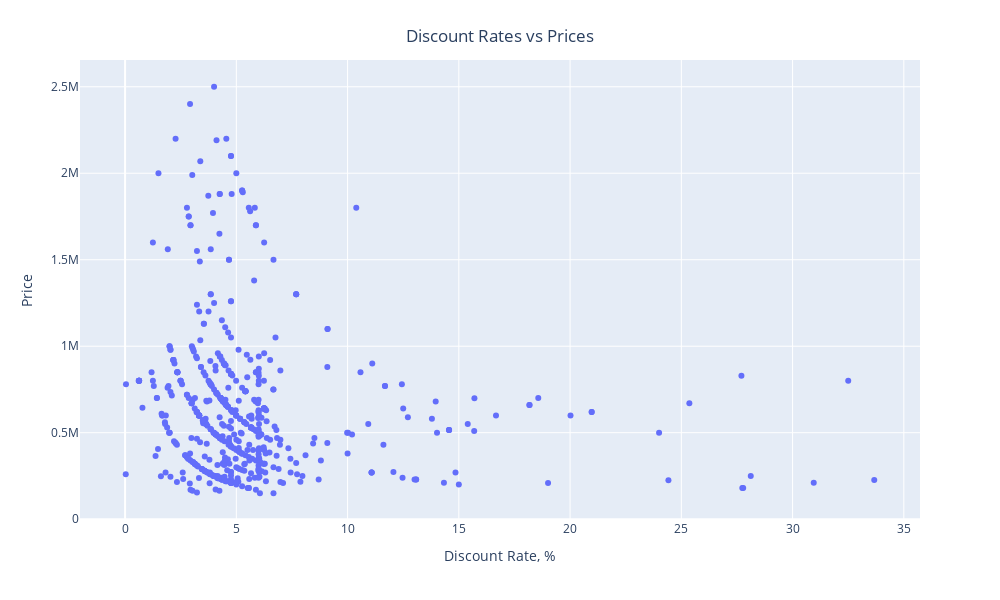

Notebook source saved alongside this figure:
### Markdown cell above
* **Apple** stands out as the brand with the highest mean price, approximately 926k tenge (2000 USD), which indicates a significant **premium** compared to other brands.
* Surprisingly, Dell goes after Apple in terms of price with 756k tenge (1500 USD).
* MSI, Gigabyte, ASUS are positioned as more **affordable**, yet **reliable** options with mean average price 600k tenge (~1500 USD)
* Victus, Huawei, and RedmiBook are considered as **cheaper** options with prices under 500k TENGE (1000 USD) with **RedmiBook
lowest mean price** having the at 250k tenge (~500 USD).
* Brand plays significant role in positioning of laptop pricing indicating premium target marketing or products' performance benchmark

### Code cell
fig = px.scatter(df_cleansed,
                 y="old_price",
                 x="discount_rate_percent")

fig.update_layout(
    width=1000,
    height=600,
    xaxis_title="Discount Rate, %",
    yaxis_title="Price",
    title={
        'text': "Discount Rates vs Prices",
        'x': 0.5,
        'xanchor': 'center',
        'yanchor': 'top'
    },
)

fig.show()

### Figure 1 — Plotly figure (JSON) as saved in the notebook; plotly's stock layout.template omitted (floating-point values rounded to 4 significant figures; data arrays with more than 128 entries replaced by an {"elided": "..."} marker saying what was removed)
{"data": [{"hovertemplate": "discount_rate_percent=%{x}<br>old_price=%{y}<extra></extra>", "legendgroup": "", "marker": {"color": "#636efa", "symbol": "circle"}, "mode": "markers", "name": "", "orientation": "v", "showlegend": false, "type": "scatter", "x": {"elided": "587 float values"}, "xaxis": "x", "y": {"elided": "587 int values"}, "yaxis": "y"}], "layout": {"height": 600, "legend": {"tracegroupgap": 0}, "margin": {"t": 60}, "title": {"text": "Discount Rates vs Prices", "x": 0.5, "xanchor": "center", "yanchor": "top"}, "width": 1000, "xaxis": {"anchor": "y", "domain": [0, 1], "title": {"text": "Discount Rate, %"}}, "yaxis": {"anchor": "x", "domain": [0, 1], "title": {"text": "Price"}}}}
